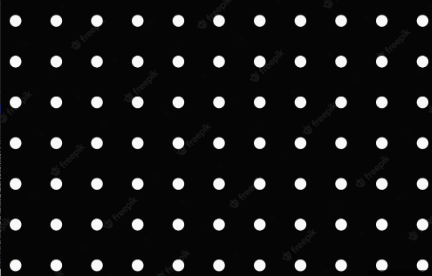
#> input picture Codes/white dot.png, 432 x 276 px
$ python count_white_dots.py
#> lines starting #> are read from the running program, lines starting #| are printed output that depends on the picture; after the words box and inside, x2 and y2 are one past the last pixel; in counts of white or black regions, pixels touching at a corner belong together
import cv2
path ="white dot.png"

# reading the image in grayscale mode
gray = cv2.imread(path, 0)
#> gray: shape (276, 432); min 0, max 250, mean 22.4

# threshold
th, threshed = cv2.threshold(gray, 100, 255,
          cv2.THRESH_BINARY|cv2.THRESH_OTSU)
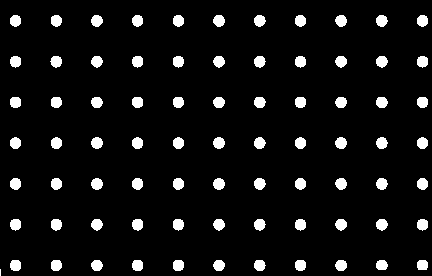
#> threshed: shape (276, 432); 6.9% white; 78 white regions (1 under 20 px)
#> th = 120

# findcontours
cnts = cv2.findContours(threshed, cv2.RETR_LIST,
                    cv2.CHAIN_APPROX_SIMPLE)[-2]
#> cnts = 78 contours, 1 with area under 20; largest, box (x1, y1, x2, y2) and area: (213, 15, 225, 27) 96, (213, 178, 225, 190) 95, (91, 178, 103, 190) 95, (335, 137, 347, 149) 95, (213, 137, 225, 149) 95

# filter by area
s1 = 3
s2 = 20
xcnts = []

for cnt in cnts:
    if s1<cv2.contourArea(cnt) <s2:
        xcnts.append(cnt)
#> this loop made 78 passes
#> cnt on pass 1: [[0, 269], [0, 275]]
#> after the loop, xcnts = []

# printing output
print("\nDots number: {}".format(len(xcnts)))
#| Dots number: 0
